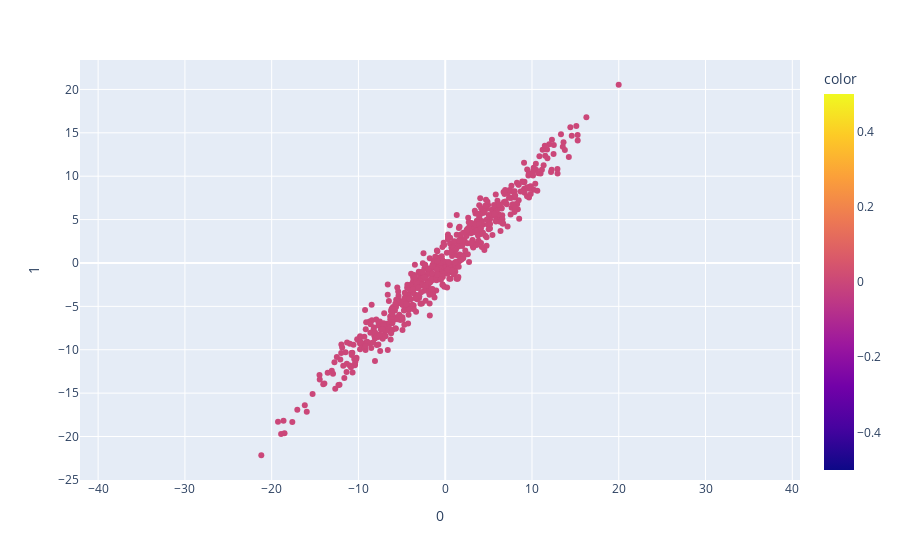

The code cell stored with this chart in its notebook:
### Code cell
L_0 = np.linalg.cholesky(K_0 + 1e-6*np.eye(d))
print(L_0)


# generate random samples from a multivariate gaussian distribution (d Dimensions)
n_samples = 600
u0 = np.random.normal(size=(d, n_samples))

# apply the L (lower-triangular matrix) to make x follow the distribution implied by the covariance matrix
x0 = np.dot(L_0, u0)

x0[0, :] += mu_0[0]
x0[1, :] += mu_0[1]





labels = np.zeros(np.size(x0[0, :]))
data= x0.T

fig = px.scatter(data, x=0, y=1, color=labels)
fig.update_yaxes(
    scaleanchor = "x",
    scaleratio = 1,
  )
fig.show()

### Figure 1 — Plotly figure (JSON) as saved in the notebook; plotly's stock layout.template omitted (floating-point values rounded to 4 significant figures; data arrays with more than 128 entries replaced by an {"elided": "..."} marker saying what was removed)
{"data": [{"hovertemplate": "0=%{x}<br>1=%{y}<br>color=%{marker.color}<extra></extra>", "legendgroup": "", "marker": {"color": {"elided": "600 int values"}, "coloraxis": "coloraxis", "symbol": "circle"}, "mode": "markers", "name": "", "orientation": "v", "showlegend": false, "type": "scatter", "x": {"elided": "600 float values"}, "xaxis": "x", "y": {"elided": "600 float values"}, "yaxis": "y"}], "layout": {"coloraxis": {"colorbar": {"title": {"text": "color"}}, "colorscale": [[0, "#0d0887"], [0.1111, "#46039f"], [0.2222, "#7201a8"], [0.3333, "#9c179e"], [0.4444, "#bd3786"], [0.5556, "#d8576b"], [0.6667, "#ed7953"], [0.7778, "#fb9f3a"], [0.8889, "#fdca26"], [1, "#f0f921"]]}, "legend": {"tracegroupgap": 0}, "margin": {"t": 60}, "xaxis": {"anchor": "y", "domain": [0, 1], "title": {"text": "0"}}, "yaxis": {"anchor": "x", "domain": [0, 1], "scaleanchor": "x", "scaleratio": 1, "title": {"text": "1"}}}}
